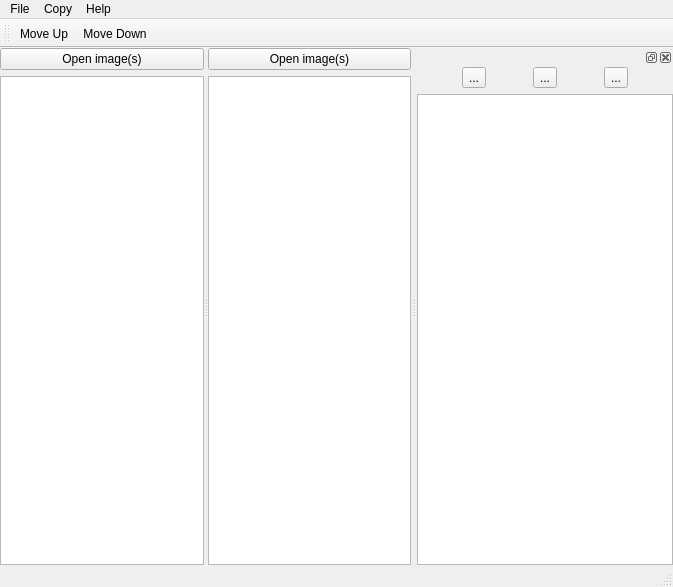
<?xml version="1.0" encoding="UTF-8"?>
<ui version="4.0">
 <class>MainWindow</class>
 <widget class="QMainWindow" name="MainWindow">
  <property name="geometry">
   <rect>
    <x>0</x>
    <y>0</y>
    <width>673</width>
    <height>587</height>
   </rect>
  </property>
  <property name="windowTitle">
   <string>DICOM  Image Editor (DIE)</string>
  </property>
  <widget class="QWidget" name="centralwidget">
   <layout class="QHBoxLayout" name="horizontalLayout">
    <property name="leftMargin">
     <number>0</number>
    </property>
    <property name="topMargin">
     <number>0</number>
    </property>
    <property name="rightMargin">
     <number>0</number>
    </property>
    <property name="bottomMargin">
     <number>0</number>
    </property>
    <item>
     <widget class="QSplitter" name="splitter">
      <property name="orientation">
       <enum>Qt::Horizontal</enum>
      </property>
      <widget class="QWidget" name="verticalLayoutWidget">
       <layout class="QVBoxLayout" name="verticalLayout">
        <item>
         <widget class="QPushButton" name="btnOpenImageLeft">
          <property name="text">
           <string>Open image(s)</string>
          </property>
          <property name="icon">
           <iconset resource="resource.qrc">
            <normaloff>:/button/resources/buttons/document-open.png</normaloff>:/button/resources/buttons/document-open.png</iconset>
          </property>
         </widget>
        </item>
        <item>
         <widget class="QListView" name="listView"/>
        </item>
       </layout>
      </widget>
      <widget class="QWidget" name="verticalLayoutWidget_2">
       <layout class="QVBoxLayout" name="verticalLayout_2">
        <item>
         <widget class="QPushButton" name="btnOpenImageRight">
          <property name="text">
           <string>Open image(s)</string>
          </property>
          <property name="icon">
           <iconset resource="resource.qrc">
            <normaloff>:/button/resources/buttons/document-open.png</normaloff>:/button/resources/buttons/document-open.png</iconset>
          </property>
         </widget>
        </item>
        <item>
         <widget class="QListView" name="listView_2"/>
        </item>
       </layout>
      </widget>
     </widget>
    </item>
   </layout>
  </widget>
  <widget class="QMenuBar" name="menubar">
   <property name="geometry">
    <rect>
     <x>0</x>
     <y>0</y>
     <width>673</width>
     <height>21</height>
    </rect>
   </property>
   <widget class="QMenu" name="menuFile">
    <property name="title">
     <string>File</string>
    </property>
    <addaction name="actionExit"/>
   </widget>
   <widget class="QMenu" name="menuCopy">
    <property name="title">
     <string>Copy</string>
    </property>
    <widget class="QMenu" name="menuHeader">
     <property name="title">
      <string>Header</string>
     </property>
     <addaction name="action1_to_1"/>
     <addaction name="action1_to_All"/>
    </widget>
    <addaction name="menuHeader"/>
   </widget>
   <widget class="QMenu" name="menuAbout">
    <property name="title">
     <string>Help</string>
    </property>
    <addaction name="actionAbout"/>
   </widget>
   <addaction name="menuFile"/>
   <addaction name="menuCopy"/>
   <addaction name="menuAbout"/>
  </widget>
  <widget class="QStatusBar" name="statusbar"/>
  <widget class="QDockWidget" name="dockWidget">
   <property name="allowedAreas">
    <set>Qt::LeftDockWidgetArea|Qt::RightDockWidgetArea</set>
   </property>
   <attribute name="dockWidgetArea">
    <number>2</number>
   </attribute>
   <widget class="QWidget" name="dockWidgetContents">
    <layout class="QVBoxLayout" name="verticalLayout_3">
     <property name="leftMargin">
      <number>0</number>
     </property>
     <property name="topMargin">
      <number>0</number>
     </property>
     <property name="rightMargin">
      <number>0</number>
     </property>
     <property name="bottomMargin">
      <number>0</number>
     </property>
     <item>
      <layout class="QVBoxLayout" name="verticalLayout_4">
       <item>
        <layout class="QHBoxLayout" name="horizontalLayout_2">
         <property name="spacing">
          <number>2</number>
         </property>
         <item>
          <widget class="QToolButton" name="toolButton">
           <property name="toolTip">
            <string>Save header changes</string>
           </property>
           <property name="text">
            <string>...</string>
           </property>
           <property name="icon">
            <iconset resource="resource.qrc">
             <normaloff>:/button/resources/buttons/document-save.png</normaloff>:/button/resources/buttons/document-save.png</iconset>
           </property>
          </widget>
         </item>
         <item>
          <widget class="QToolButton" name="toolButton_4">
           <property name="toolTip">
            <string>Undo</string>
           </property>
           <property name="text">
            <string>...</string>
           </property>
           <property name="icon">
            <iconset resource="resource.qrc">
             <normaloff>:/button/resources/buttons/edit-undo.png</normaloff>:/button/resources/buttons/edit-undo.png</iconset>
           </property>
          </widget>
         </item>
         <item>
          <widget class="QToolButton" name="toolButton_2">
           <property name="toolTip">
            <string>Redo</string>
           </property>
           <property name="text">
            <string>...</string>
           </property>
           <property name="icon">
            <iconset resource="resource.qrc">
             <normaloff>:/button/resources/buttons/edit-redo.png</normaloff>:/button/resources/buttons/edit-redo.png</iconset>
           </property>
          </widget>
         </item>
        </layout>
       </item>
       <item>
        <widget class="QTableView" name="tableView"/>
       </item>
      </layout>
     </item>
    </layout>
   </widget>
  </widget>
  <widget class="QToolBar" name="toolBar">
   <property name="windowTitle">
    <string>toolBar</string>
   </property>
   <attribute name="toolBarArea">
    <enum>TopToolBarArea</enum>
   </attribute>
   <attribute name="toolBarBreak">
    <bool>false</bool>
   </attribute>
   <addaction name="actionMove_Up"/>
   <addaction name="actionMove_Down"/>
  </widget>
  <action name="action1_to_1">
   <property name="text">
    <string>1-to-1</string>
   </property>
  </action>
  <action name="action1_to_All">
   <property name="text">
    <string>1-to-All</string>
   </property>
  </action>
  <action name="actionMove_Up">
   <property name="text">
    <string>Move Up</string>
   </property>
  </action>
  <action name="actionMove_Down">
   <property name="text">
    <string>Move Down</string>
   </property>
  </action>
  <action name="actionExit">
   <property name="text">
    <string>Exit</string>
   </property>
  </action>
  <action name="actionAbout">
   <property name="text">
    <string>About...</string>
   </property>
  </action>
 </widget>
 <resources>
  <include location="resource.qrc"/>
 </resources>
 <connections/>
</ui>
